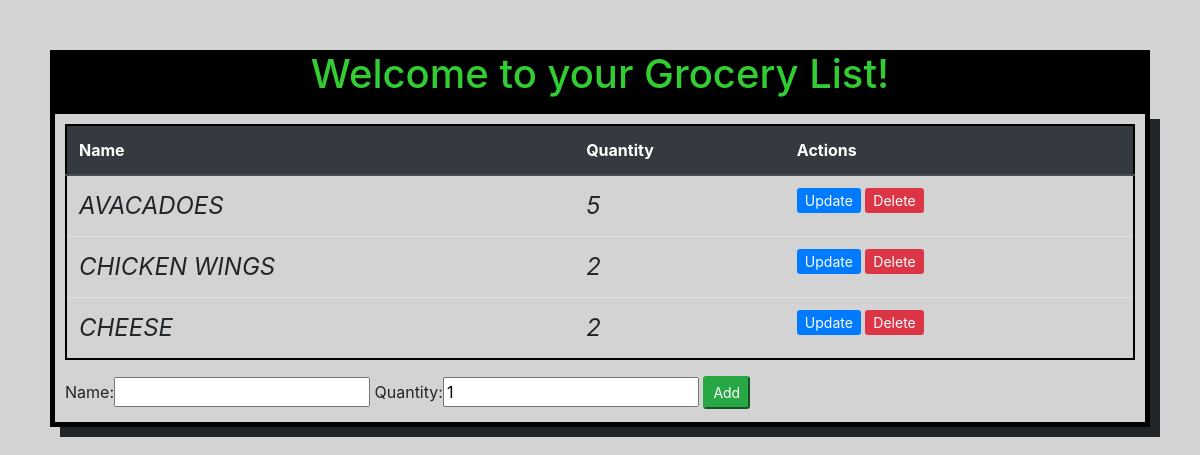
The app's page /, older data.
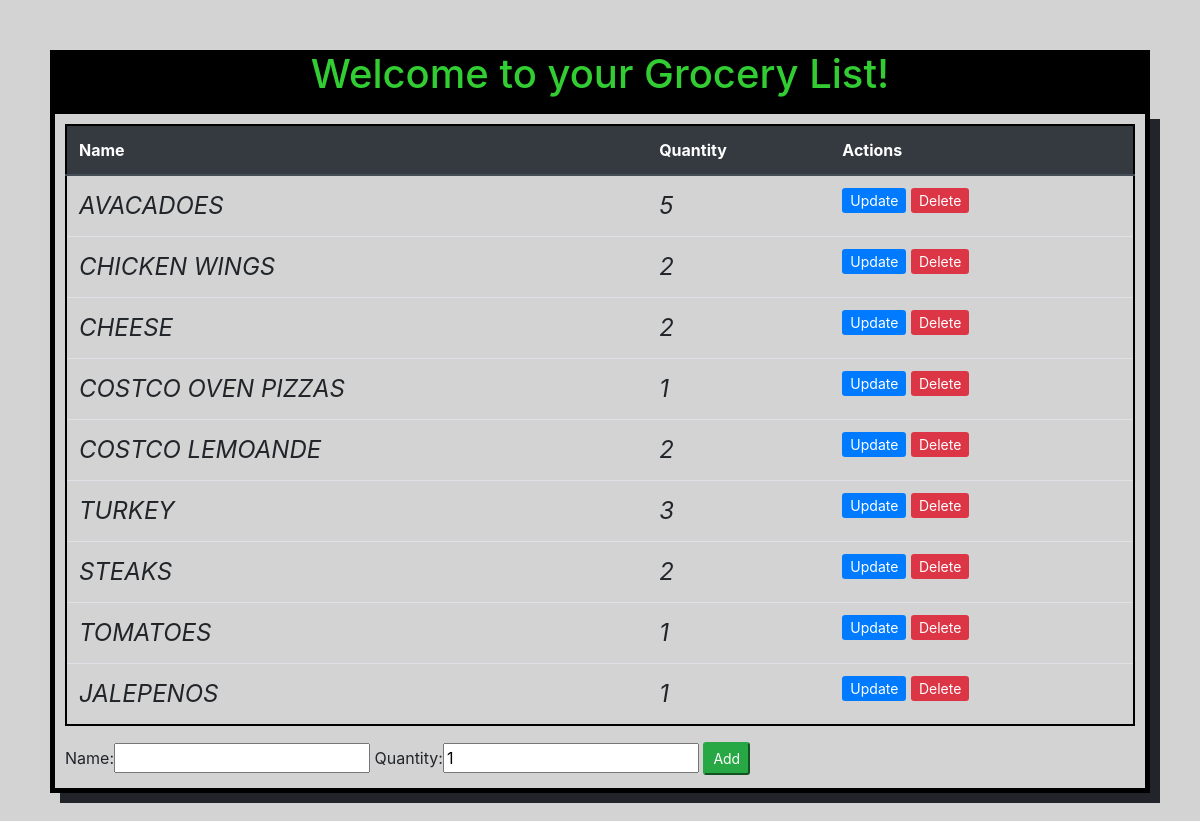
The same page, newer data.
### fruits/models.py (models this page shows, shortened)
class Fruits(models.Model):
    name = models.CharField(max_length=50)
    quantity = models.IntegerField(default=1)

### fruits/views.py (the view)
# urls.py: path('', fruits_list_view, name="home"),
def fruits_list_view(request):
    fruit = Fruits.objects.all()
    form = ItemForm()
    if request.method == "POST":
        form = ItemForm(request.POST)
        if form.is_valid():
                form.save()
        return redirect('/')
    content = {
        'fruits': fruit, 'form': form,
    }
    return render(request, "website/home.html", content)

### fruits/forms.py
class ItemForm(forms.ModelForm):
    class Meta:
        model = Fruits
        fields = '__all__'

### website/templates/website/home.html (shortened to what this page needs)
<!DOCTYPE html>
<html lang="en">
<head>
    <link rel="stylesheet" href="https://stackpath.bootstrapcdn.com/bootstrap/4.5.0/css/bootstrap.min.css">
</head>
<body>
    <div class="container-md" id="head">
            <h1>Welcome to your Grocery List!</h1>
    </div>
    <div class="container" id="container">
            <table class="table table-md" id="table">
                <thead class="thead-dark">
                    <tr>
                    <th>Name</th>
                    <th>Quantity</th>
                    <th>Actions</th>
                    </tr>
                </thead>
                {% for f in fruits %}
                    <tr>
                        <td style="text-transform: uppercase; font-style:italic; font-size: 18pt">{{f.name}}</td>
                        <td style="text-transform: uppercase; font-style:italic; font-size: 18pt">{{f.quantity}}</td>
                        <td>
                            <a class="btn-sm btn-primary" href="{% url 'update_item' f.id %}">Update</a>
                            <a class ="btn-sm btn-danger" href="{% url 'delete' f.id %}">Delete</a>
                        </td>
                    </tr>
                {% endfor %}
            </table>
            <form method="post" action="/">
                {{form}}
                <input class="btn-sm btn-success" type="submit" value="Add" name="create item">
            </form>
    </div>
</body>
</html>

### website/templates/website/home.html (style rules this page uses)
body { background-color: lightgray; margin: 50px; }
#head { padding-bottom: 3px; text-align: center; background-color: black; font-size: larger; color: limegreen; }
#container { border: solid black 5px; padding: 10px; box-shadow: 10px 10px; }
#table { border: solid black 2px; }

Row changes from the older to the newer data that the page shows:
added Fruits: name "COSTCO OVEN PIZZAS", quantity "1"
added Fruits: name "COSTCO LEMOANDE", quantity "2"
added Fruits: name "TURKEY", quantity "3"
added Fruits: name "STEAKS", quantity "2"
added Fruits: name "TOMATOES", quantity "1"
added Fruits: name "JALEPENOS", quantity "1"
